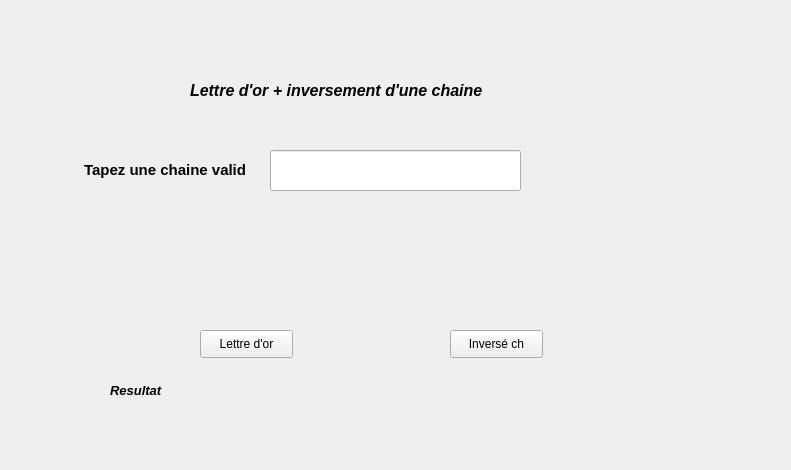
<?xml version="1.0" encoding="UTF-8"?>
<ui version="4.0">
 <class>Form</class>
 <widget class="QWidget" name="Form">
  <property name="geometry">
   <rect>
    <x>0</x>
    <y>0</y>
    <width>791</width>
    <height>470</height>
   </rect>
  </property>
  <property name="windowTitle">
   <string>Form</string>
  </property>
  <widget class="QLineEdit" name="ch">
   <property name="geometry">
    <rect>
     <x>270</x>
     <y>150</y>
     <width>251</width>
     <height>41</height>
    </rect>
   </property>
  </widget>
  <widget class="QPushButton" name="L">
   <property name="geometry">
    <rect>
     <x>200</x>
     <y>330</y>
     <width>93</width>
     <height>28</height>
    </rect>
   </property>
   <property name="text">
    <string>Lettre d'or</string>
   </property>
  </widget>
  <widget class="QPushButton" name="Inv">
   <property name="geometry">
    <rect>
     <x>450</x>
     <y>330</y>
     <width>93</width>
     <height>28</height>
    </rect>
   </property>
   <property name="text">
    <string>Inversé ch</string>
   </property>
  </widget>
  <widget class="QLabel" name="label">
   <property name="geometry">
    <rect>
     <x>190</x>
     <y>60</y>
     <width>411</width>
     <height>61</height>
    </rect>
   </property>
   <property name="text">
    <string>&lt;html&gt;&lt;head/&gt;&lt;body&gt;&lt;p&gt;&lt;span style=&quot; font-size:12pt; font-weight:600; font-style:italic;&quot;&gt;Lettre d'or + inversement d'une chaine&lt;/span&gt;&lt;/p&gt;&lt;/body&gt;&lt;/html&gt;</string>
   </property>
  </widget>
  <widget class="QLabel" name="label_2">
   <property name="geometry">
    <rect>
     <x>84</x>
     <y>160</y>
     <width>161</width>
     <height>21</height>
    </rect>
   </property>
   <property name="text">
    <string>&lt;html&gt;&lt;head/&gt;&lt;body&gt;&lt;p&gt;&lt;span style=&quot; font-size:11pt; font-weight:600;&quot;&gt;Tapez une chaine valide&lt;/span&gt;&lt;/p&gt;&lt;/body&gt;&lt;/html&gt;</string>
   </property>
  </widget>
  <widget class="QLabel" name="label_3">
   <property name="geometry">
    <rect>
     <x>100</x>
     <y>400</y>
     <width>55</width>
     <height>16</height>
    </rect>
   </property>
   <property name="text">
    <string/>
   </property>
  </widget>
  <widget class="QLabel" name="res1">
   <property name="geometry">
    <rect>
     <x>250</x>
     <y>370</y>
     <width>231</width>
     <height>41</height>
    </rect>
   </property>
   <property name="text">
    <string/>
   </property>
  </widget>
  <widget class="QLabel" name="label_5">
   <property name="geometry">
    <rect>
     <x>110</x>
     <y>370</y>
     <width>131</width>
     <height>41</height>
    </rect>
   </property>
   <property name="text">
    <string>&lt;html&gt;&lt;head/&gt;&lt;body&gt;&lt;p&gt;&lt;span style=&quot; font-size:10pt; font-weight:600; font-style:italic;&quot;&gt;Resultat&lt;/span&gt;&lt;/p&gt;&lt;/body&gt;&lt;/html&gt;</string>
   </property>
  </widget>
  <widget class="QLabel" name="res2">
   <property name="geometry">
    <rect>
     <x>260</x>
     <y>410</y>
     <width>241</width>
     <height>41</height>
    </rect>
   </property>
   <property name="text">
    <string/>
   </property>
  </widget>
 </widget>
 <resources/>
 <connections/>
</ui>
